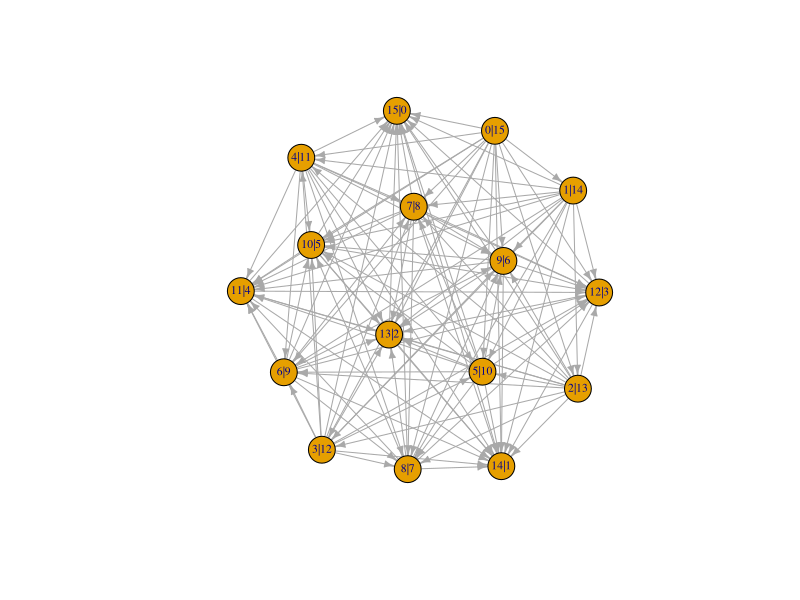
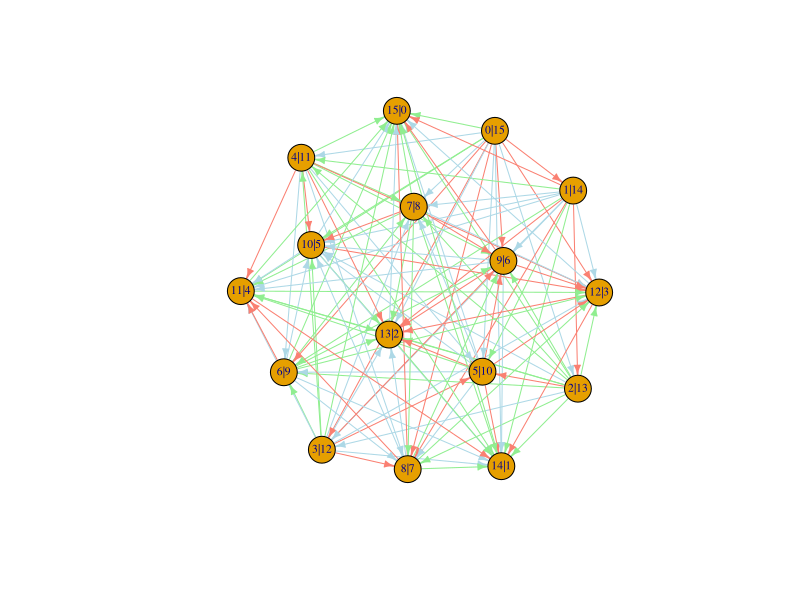
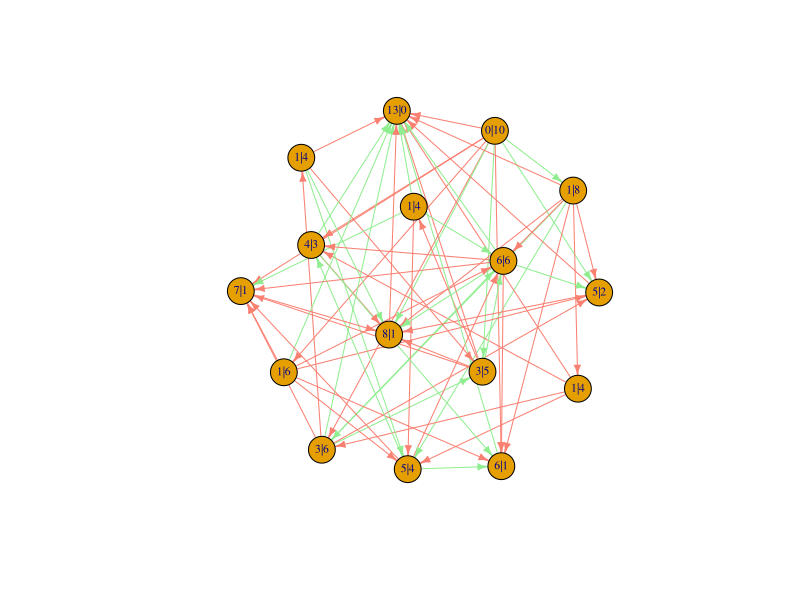

Source code (R) for these figures, in order: (Note: this script raises an error after producing the figures.)
# Init --------------------------------------------------------------------

library(igraph)
parameters <- list(
  N = 100,
  num_nodes = 16,
  difficulty = list(mean = 1, sd = 0.5),
  intercept = list(mean = 2, sd = 1), 
  weights = list(mean = 0.5, sd = 0.5),
  clustering_ratio = 0.1,
  clustering_strength = 10
)

# Generate Tree -----------------------------------------------------------

generate_dag <- function(n) {
  edges <- unlist(lapply(1:(n-1), function(i) {
    lapply((i+1):n, function(j) {
      c(i, j)
    })
  }), recursive = FALSE)
  edges <- do.call(rbind, edges)
  g <- igraph::make_empty_graph(n, directed = TRUE) |>
    igraph::add_edges(t(edges))
  return(g)
}

assign_random_weights <- function(graph, parameters) {
  igraph::E(graph)$weight <- rnorm(
    igraph::ecount(graph),
    mean = parameters$weights$mean,
    sd = parameters$weights$sd
  ) 
  igraph::E(graph)[igraph::ends(graph, igraph::E(graph))[, 1] == igraph::ends(graph, igraph::E(graph))[, 2]]$weight <- 1
  return(graph)
}

assign_random_weights_pruned <- function(graph, parameters) {
  igraph::E(graph)$weight <- rnorm(
    igraph::ecount(graph),
    mean = parameters$weights$mean,
    sd = parameters$weights$sd
  )
  
  igraph::E(graph)$weight[igraph::E(graph)$weight < 0.5] <- 0
  graph <- igraph::delete_edges(graph, igraph::E(graph)[igraph::E(graph)$weight == 0])
  igraph::E(graph)[igraph::ends(graph, igraph::E(graph))[, 1] == igraph::ends(graph, igraph::E(graph))[, 2]]$weight <- 1
  return(graph)
}

upstream_nodes <- function(node, graph) {
  setdiff(igraph::subcomponent(graph, node, mode = "in"), node)
}

get_labels <- function(graph) {
  in_degree <- igraph::degree(graph, mode = "in")
  out_degree <- igraph::degree(graph, mode = "out")
  labels <- paste(in_degree, out_degree, sep = "|")
  return(labels)
}
color_edges_by_strength <- function(graph) {
  strengths <- igraph::E(graph)$weight
  colors <- sapply(strengths, function(w) {
    if (w < 0.25) {
      return("lightblue")
    } else if (w <= 0.75) {
      return("lightgreen")
    } else {
      return("salmon")
    }
  })
  igraph::E(graph)$color <- colors
  return(graph)
}



  
tree <- generate_dag(parameters$num_nodes)
igraph::is_dag(tree)


dag_layout <- layout.fruchterman.reingold(tree)
plot(tree, layout = dag_layout, edge.arrow.size = 0.5, vertex.label = get_labels(tree), vertex.label.cex = 0.7)


tree <- assign_random_weights(tree, parameters)
tree <- color_edges_by_strength(tree)
plot(tree, layout = dag_layout, edge.arrow.size = 0.5, vertex.label = get_labels(tree), vertex.label.cex = 0.7)
#legend("topright", legend = c("Weak", "Medium", "Strong"), col = c("lightblue", "lightgreen", "salmon"), lty = 1, lwd = 3, title = "Connection Strength")


tree <- assign_random_weights_pruned(tree, parameters)
tree <- color_edges_by_strength(tree)
igraph::is_dag(tree)
plot(tree, layout = dag_layout, edge.arrow.size = 0.5, vertex.label = get_labels(tree), vertex.label.cex = 0.7)
affordance_structure <- igraph::as_adjacency_matrix(tree, attr = "weight")
upstream_action_list <- purrr::map(seq_len(parameters$num_nodes), ~upstream_nodes(.x, tree))
round(as_adjacency_matrix(tree, attr = "weight"),1)
colSums(as.matrix(as_adjacency_matrix(tree, attr = "weight")))
# Individual differences --------------------------------------------------

generate_action_competence <- function(parameters) {
  matrix(runif(
    parameters$N * parameters$num_nodes,
    min = 0,
    max = 1
  ), nrow = parameters$N, ncol = parameters$num_nodes)
}

generate_action_difficulty <- function(parameters) {
  matrix(rnorm(
    parameters$N * parameters$num_nodes,
    mean = parameters$intercept$mean,
    sd = parameters$intercept$sd
  ), nrow = parameters$N, ncol = parameters$num_nodes)
}

generate_action_intercept <- function(parameters) {
  matrix(rnorm(
    parameters$N * parameters$num_nodes,
    mean = parameters$intercept$mean,
    sd = parameters$intercept$sd
  ), nrow = parameters$N, ncol = parameters$num_nodes)
}

action_competence <- generate_action_competence(parameters)
action_difficulty <- generate_action_difficulty(parameters)
action_intercept <- generate_action_intercept(parameters)

# Choose Actions ----------------------------------------------------------

choose_actions <- function() {
  #placeholder function
  sample(2:parameters$num_nodes, parameters$N, replace = TRUE)
}

chosen_actions <- choose_actions()
# Calculate summed competence ---------------------------------------------

upstream_actions <- 

get_competence_sums <- function(action_competence, affordance_structure, chosen_actions) {
  rowSums(action_competence * t(affordance_structure[ , chosen_actions])) 
}

competence_sums <- get_competence_sums(action_competence, affordance_structure, chosen_actions)


# Learning ----------------------------------------------------------------

learning_function <- function(competence_sum, difficulty = 1, intercept = -2, scale = 1) {
  scale * (1 / (1 + exp(-difficulty * (competence_sum - intercept))))
}

learning_outcomes <- learning_function(
  competence_sums,
  action_difficulty[cbind(seq_len(parameters$N), chosen_actions)],
  action_intercept[cbind(seq_len(parameters$N), chosen_actions)],
  1
)
hist(learning_outcomes, breaks = 20)
action_competence[cbind(seq_len(parameters$N), chosen_actions)] <- learning_outcomes

x_range <- seq(-10, 10, length.out=100)
par(mar = c(3, 3, 3, ))
# Plot setup
plot(x_range, 1 / (1 + exp(-0.3 * x_range)), type="l", col="blue", 
     xlab="Competence in Prerequisite Actions", 
     ylab="Learning Outcome", 
     xaxt='n', yaxt='n', bty = "n")



sigmoid <- function(x)  1 / (1 + exp(-0.3 * x))
sigmoid_values <- sigmoid(x_range)

brick_wall_height <- sigmoid_values[20]
sigmoid_res <- sigmoid_values[21:80]
brick_wall_values <- c(sigmoid_values[1:20], rep(brick_wall_height, 20), sigmoid_values[21:80])
plot(x_range, brick_wall_values, type="l", col="blue", 
     xlab="Competence in Prerequisite Actions", 
     ylab="Learning Outcome", 
     xaxt='n', yaxt='n')



plot(NULL, xlim = c(0,5), ylim = c(0,1), xlab = "Experience", ylab = "Expertise", type = "n")

for (i in 1:100) {
  lines(0:5, learning_function(0:5, action_difficulty[i], action_intercept[i], 1), col = i)
}



# Idea for feedback: Sum of weighed means over time with an increasingly wide
# window up the number of past timesteps, the weighing is inversely related to
# the number of timesteps over which the sample is taken
